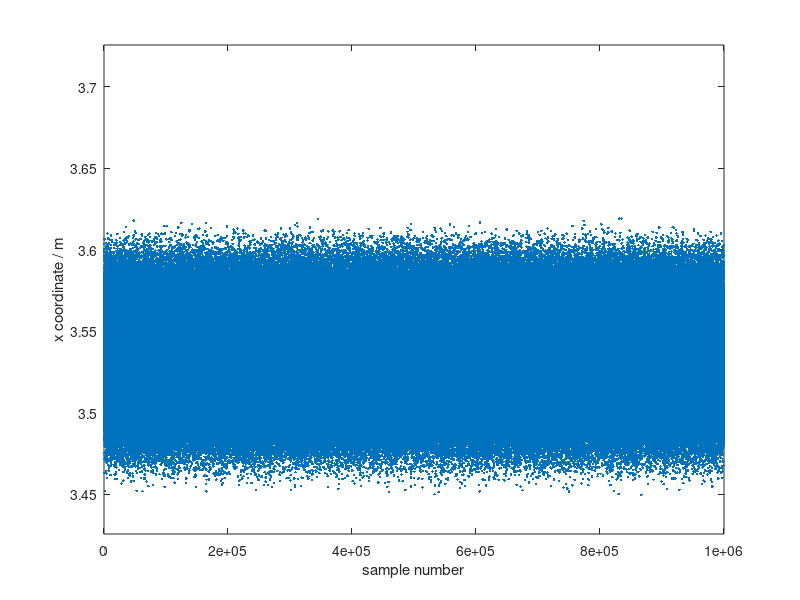

MATLAB code to generate this figure:
%% evaluation of the 2d plane with 2d  forward kinematics problem solution
% forward kinematics for original configuration

% robot definition 
% robot configurations
ROBOT = '2d5linkBot';
theta1 = pi/4;
theta2 = pi/4;
theta3 = pi/4;
theta4 = pi/4;
theta5 = pi/4;
ys_ori = [theta1; theta2; theta3; theta4; theta5];
nlink = 5;

% forward kinematics 
xpos = cos(theta1) + cos(theta2) + cos(theta3) + cos(theta4) + cos(theta5);
ypos = sin(theta1) + sin(theta2) + sin(theta3) + sin(theta4) + sin(theta5);

xdist = 0.09;
% lmd = 0.02514;
lmd = 0.0258;


%% sampling to verify the joint bound approximated forward kinematics
% precomputed lmd as the joint bound 
xwall = xpos + xdist;

sample_num = 1000000;
xpos_approx_samples = zeros(sample_num,1);
violate = 0;
min_dist = 999;

for i = 1:sample_num
    ys = -1 + 2*rand(nlink,1); % sampling a y vector within [-1,1]
    ys_pert = ys*lmd + ys_ori; % perturbed y vector
    xpos_per = cos(ys_pert(1)) + cos(ys_pert(2)) + cos(ys_pert(3)) + cos(ys_pert(4)) + cos(ys_pert(5));
    ypos_per = sin(ys_pert(1)) + sin(ys_pert(2)) + sin(ys_pert(3)) + sin(ys_pert(4)) + sin(ys_pert(5));
    xpos_approx_samples(i) = xpos_per; % x wall 
%     xpos_approx_samples(i) = ypos_per; % y wall 
    % violation check
    if xpos_per > xwall
        violate = violate + 1;
    end
    % update optimality 
    dist = xwall - xpos_per;
    if dist < min_dist
        min_dist = dist;
    end
end

figure
plot(xpos_approx_samples,'.');
hold on 
% plot the solidline to demonstrate 1.8
yline = xwall * ones(sample_num,1); % x wall
% yline = ywall * ones(sample_num,1); % x wall
plot(yline,'-','lineWidth',2);
hold on 
% limitation 
xlabel('sample number');
ylabel('x coordinate / m');
% ylabel('y coordinate / m');
ylim([xwall-0.2 xwall + 0.1]); % x wall 
% ylim([ywall-0.15, ywall + 0.1]); % y wall 
% disp(max(xpos_approx_samples));
disp( violate);
disp( min_dist);